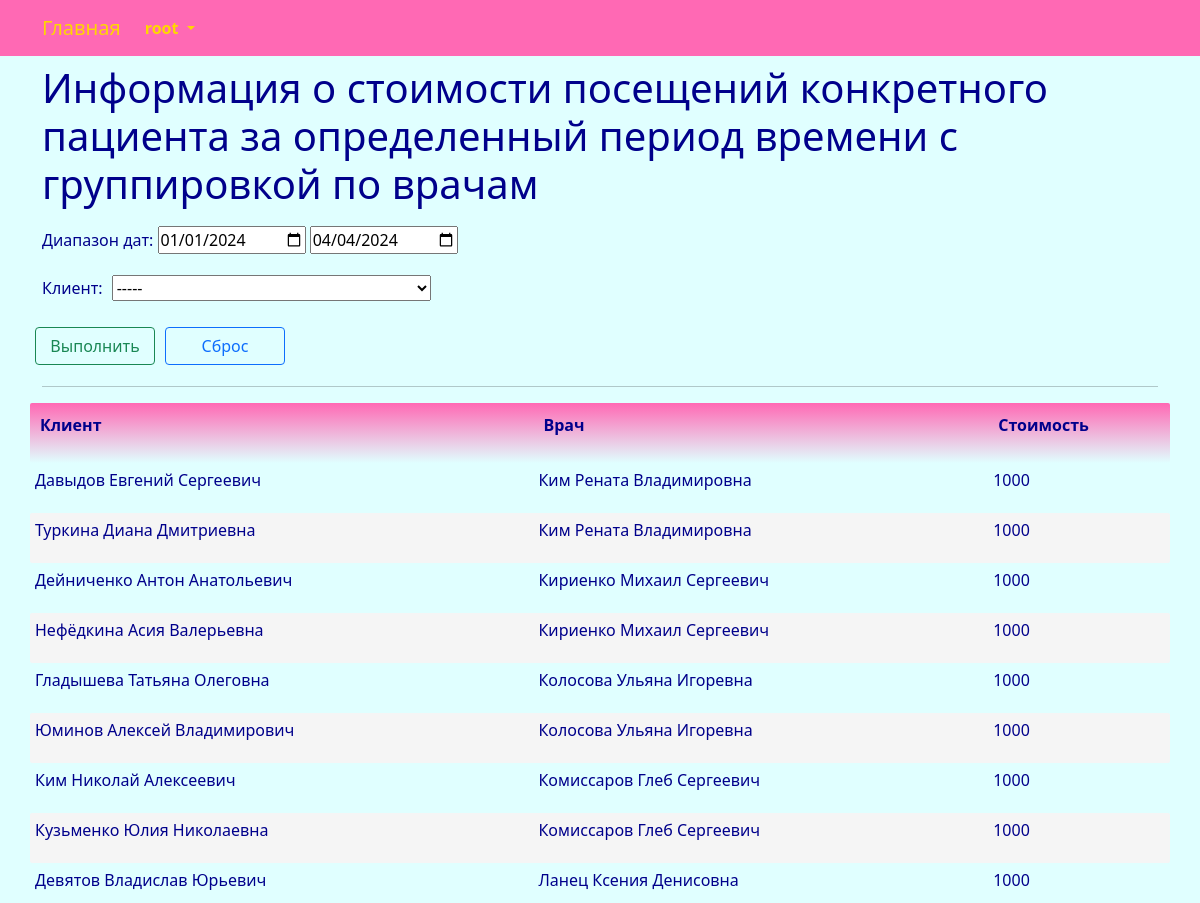
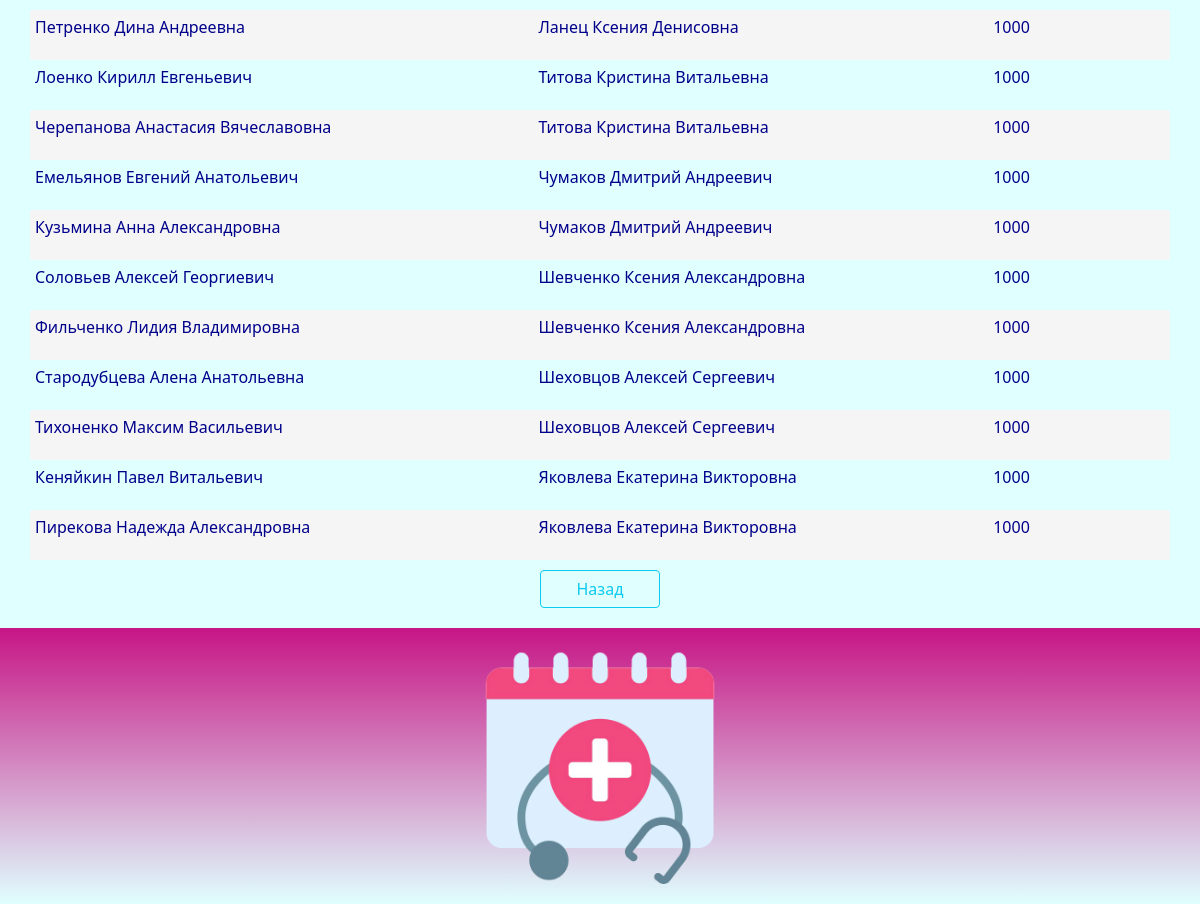
Page /report/report_2/ (signed in) on the committed database (2 pictures, top to bottom).
### center/models.py (models this page shows, shortened)
class Visit(models.Model):
    date_visit = models.DateTimeField(_('date_visit'))
    client = models.ForeignKey(Client, related_name='visit_client', on_delete=models.CASCADE)
    doctor = models.ForeignKey(Doctor, related_name='visit_doctor', on_delete=models.CASCADE)
    visit_details = models.TextField(_('visit_details'), blank=True, null=True)
    class Meta:
        db_table = 'visit'
        indexes = [
            models.Index(fields=['client']),
            models.Index(fields=['doctor']),
        ]
        ordering = ['date_visit']

### center/views.py (the view, shortened to what this page needs)
# urls.py: path('report/report_2/', views.report_2, name='report_2'),
@login_required
@user_passes_test(lambda u: u.is_superuser)
def report_2(request):
    try:
        where = ""
        start_date = datetime(datetime.now().year, 1, 1, 0, 0).strftime('%Y-%m-%d')
        finish_date = datetime(datetime.now().year, datetime.now().month, datetime.now().day, 0, 0).strftime('%Y-%m-%d')
        selected_item_client = None
        client = Client.objects.all().order_by('full_name')
        report = Visit.objects.raw("""
SELECT 1 as id, client.full_name AS client_full_name, doctor.full_name AS doctor_full_name, SUM(sale.price) AS sum_price
FROM visit LEFT JOIN client ON visit.client_id=client.id
LEFT JOIN doctor ON visit.doctor_id=doctor.id
LEFT JOIN sale ON visit.id=sale.visit_id
""" + where +
"""
GROUP BY doctor.full_name, client.full_name
""")
        return render(request, "report/report_2.html", {"report": report, "start_date": start_date, "finish_date": finish_date, "client": client, "selected_item_client": selected_item_client,})
    except Exception as exception:
        print(exception)
        return HttpResponse(exception)

### templates/report/report_2.html (shortened to what this page needs)
{% extends "base.html" %}
{% load i18n %}
{% load static %}
{% block content %}
<div class="row">
	<h1>{% trans "report2" %}</h1>
</div>
<form method="POST" enctype="multipart/form-data">
	<div style="margin-top:10px">
		<p>{% trans "Date range" %}:
			<input type="date" value="{{start_date}}" name ="start_date" id ="start_date">
			<input type="date" value="{{finish_date}}" name = "finish_date" id ="finish_date">
		</p>
		<p>{% trans "client" %}:
			<select name="item_client" class="chosen" style="margin:5px">
				<option value="-----">-----</option>
			</select>
		</p>
	</div>
	<div class="row" style="margin-top:10px">
		<button class="btn btn-outline-success" name="searchBtn" style="width:120px; margin:5px">{% trans "Go" %}</button>
		<button class="btn btn-outline-primary" name="resetBtn" type="submit" onClick="window.location.reload();" style="width:120px; margin:5px">{% trans "Reset" %}</button>
	</div>
</form>
<hr>
<div class="row">
	<table id="myTable" class="table-manager" style="width:100%">
		<thead>
			<tr>
				<th><p>{% trans "client" %}</p></th>
				<th><p>{% trans "doctor" %}</p></th>
				<th><p>{% trans "price" %}</p></th>
			</tr>
		</thead>
		<tbody>
			{% for r in report %}
			<tr>
				<td><p>{{ r.client_full_name }}</p></td>
				<td><p>{{ r.doctor_full_name }}</p></td>
				<td><p>{{ r.sum_price }}</p></td>
			</tr>
			{% endfor %}
		</tbody>
	</table>
</div>
<div class="div-button-center">
	<a class="btn btn-outline-info" style="width:120px" href="{% url 'index' %}">{% trans "Back" %}</a>
</div>
{% endblock content %}

### templates/base.html (shortened to what this page needs)
<!DOCTYPE html>
{% load static %}
{% load i18n %}
<html>
	<head>
		<link rel="stylesheet" href="{% static 'css/bootstrap.min.css' %}">
		<link rel="stylesheet" href="{% static 'css/styles.css' %}" />
	</head>
	<nav class="navbar navbar-expand-lg justify-content-center">
		<div class="container">
			<div class="collapse navbar-collapse" id="mainMenu">
				<ul class="navbar-nav me-auto mb-2 mb-lg-0">
					<a class="navbar-brand" href="{{ HTTP_HOST }}/">{% trans "Home" %}</a>
					{% if user.is_authenticated %}
					<li class="nav-item dropdown">
						<a class="nav-link dropdown-toggle" href="#" id="navbarDropdown" role="button" data-bs-toggle="dropdown" aria-expanded="false">
							{{ user.username }}
						</a>
					</li>
					{% else %}
					<form class="form-inline ml-auto">
						<a href="{% url 'login' %}" class="btn btn-outline-secondary">{% trans "Log In" %}</a>
						<a href="{% url 'signup' %}" class="btn btn-primary ml-2">{% trans "Sign up" %}</a>
					</form>
					{% endif %}
				</ul>
			</div>
		</div>
	</nav>
	<body>
		<div class="container">
			{% block content%}{% endblock content %}
		</div>
	</body>
	<footer class="container-fluid text-center bg-lightgray">
		<div class="copyrights">
			<img src="{% static 'images/logo.png' %}" alt="logo" style="height:256px; padding: 10px;">
		</div>
	</footer>
</html>

### static/css/styles.css (style rules this page uses)
:root { --navbar-background-color: HotPink; --navbar-text-color: Gold; --main-background-color-light: LightCyan; --main-background-color-dark: HotPink; --main-text-color: DarkBlue; --main-header-color: DarkBlue; --main-text-attention-color: Purple; --footer-background-color-light: LightCyan; --footer-background-color-dark: MediumVioletRed; --footer-text-color: Teal; --card-background-color-light: Pink; --card-background-color-dark: HotPink; --card-text-color: SeaGreen; --table-background-color-light: LightCyan; --table-background-color-dark: #F5F5F5; --table-text-color: DarkBlue; --star-size: 30px; --star-color: LightYellow; --star-background: Yellow ; }
.navbar { background-color: var(--navbar-background-color); color: var(--navbar-text-color); }
.navbar .navbar-nav, .navbar .navbar-nav .navbar-text { color: var(--navbar-text-color); }
.navbar ul { background-color: var(--navbar-background-color); color: var(--navbar-text-color); }
.navbar li { background-color: var(--navbar-background-color); color: var(--navbar-text-color); }
.navbar a { background-color: var(--navbar-background-color); color: var(--navbar-text-color); }
.navbar-brand { background-color: var(--navbar-background-color); color: var(--navbar-text-color); }
.nav-item { background-color: var(--navbar-background-color); color: var(--navbar-text-color); font-weight: bold; }
body { background-color: var(--main-background-color-light); }
h1, h2, h3, h4, h5, h6 { color: var(--main-header-color); }
p, ul, li, label { color: var(--main-text-color); }
.div-button-center { text-align: center; padding: 10px; }
.table-manager { background-color: var(--main-background-color-light); width: 100%; }
.table-manager tbody { background-color: var(--main-background-color-light); border: none; margin-top: 20px; margin-bottom: 20px; }
.table-manager thead th { color: var(--main-text-color); font-weight: bold; text-align: left; padding: 10px; background-image: linear-gradient(top, var(--main-background-color-dark), var(--main-background-color-light)); background-image: -o-linear-gradient(top, var(--main-background-color-dark), var(--main-background-color-light)); background-image: -moz-linear-gradient(top, var(--main-background-color-dark), var(--main-background-color-light)); background-image: -webkit-linear-gradient(top, var(--main-background-color-dark), var(--main-background-color-light)); }
.table-manager thead tr th:first-child { border-radius: 2px 0 0 2px; }
.table-manager thead tr th:last-child { border-radius: 0 2px 2px 0; }
.table-manager tbody td { text-align: left; border: none; padding: 5px 5px; vertical-align: top; }
.table-manager tbody tr:nth-child(odd) { background: var(--table-background-color-light); }
.table-manager tbody tr:nth-child(even) { background: var(--table-background-color-dark); }
.table-manager tbody tr td:first-child { border-radius: 2px 0 0 2px; }
.table-manager tbody tr td:last-child { border-radius: 0 2px 2px 0; }
footer { background-image: linear-gradient(top, var(--footer-background-color-dark), var(--footer-background-color-light)); background-image: -o-linear-gradient(top, var(--footer-background-color-dark), var(--footer-background-color-light)); background-image: -moz-linear-gradient(top, var(--footer-background-color-dark), var(--footer-background-color-light)); background-image: -webkit-linear-gradient(top, var(--footer-background-color-dark), var(--footer-background-color-light)); margin-top: 10px; padding: 10px; }

### rows in the picture
Visit: client_full_name "Давыдов Евгений Сергеевич", doctor_full_name "Ким Рената Владимировна", sum_price "1000", client_full_name "Туркина Диана Дмитриевна", client_full_name "Дейниченко Антон Анатольевич", doctor_full_name "Кириенко Михаил Сергеевич", client_full_name "Нефёдкина Асия Валерьевна", client_full_name "Гладышева Татьяна Олеговна", doctor_full_name "Колосова Ульяна Игоревна", client_full_name "Юминов Алексей Владимирович", client_full_name "Ким Николай Алексеевич", doctor_full_name "Комиссаров Глеб Сергеевич", client_full_name "Кузьменко Юлия Николаевна", client_full_name "Девятов Владислав Юрьевич", doctor_full_name "Ланец Ксения Денисовна", client_full_name "Петренко Дина Андреевна", client_full_name "Лоенко Кирилл Евгеньевич", doctor_full_name "Титова Кристина Витальевна", client_full_name "Черепанова Анастасия Вячеславовна", client_full_name "Емельянов Евгений Анатольевич", doctor_full_name "Чумаков Дмитрий Андреевич", client_full_name "Кузьмина Анна Александровна", client_full_name "Соловьев Алексей Георгиевич", doctor_full_name "Шевченко Ксения Александровна", client_full_name "Фильченко Лидия Владимировна", client_full_name "Стародубцева Алена Анатольевна", doctor_full_name "Шеховцов Алексей Сергеевич", client_full_name "Тихоненко Максим Васильевич", client_full_name "Кеняйкин Павел Витальевич", doctor_full_name "Яковлева Екатерина Викторовна", client_full_name "Пирекова Надежда Александровна"

### other values in the picture
{{ user.username }} "root"
